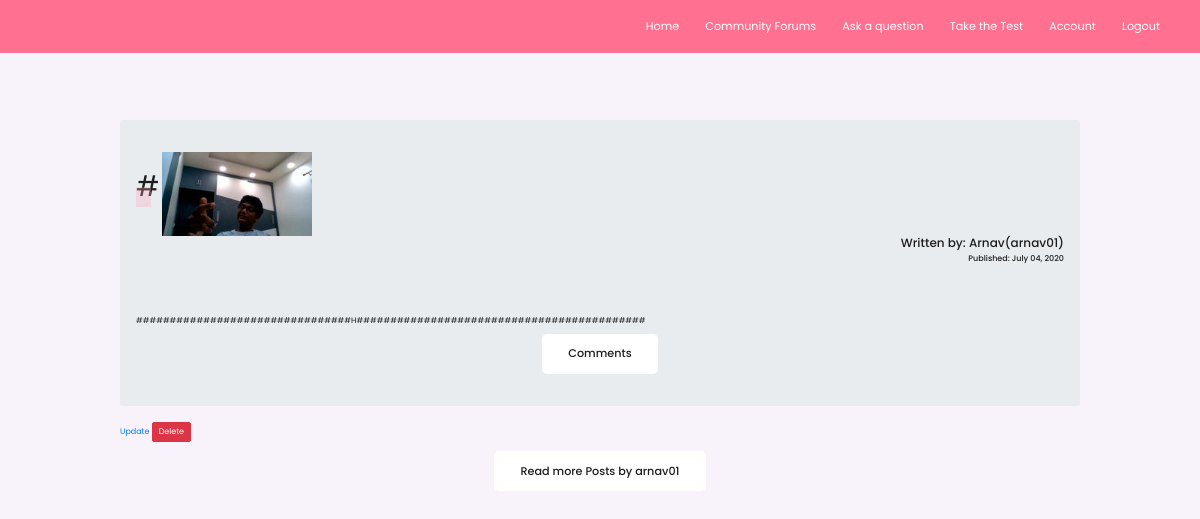
/12 (signed in), run on the app's committed database.
### blogs/models.py (models this page shows, shortened)
class User(db.Model,UserMixin):
    __tablename__ = 'users'
    id = db.Column(db.Integer,primary_key = True)
    fname = db.Column(db.String(64))
    profile_image = db.Column(db.String(64), nullable = False, default = 'Site_icon.png')
    email = db.Column(db.String(64),unique = True,index = True)
    username = db.Column(db.String(64),unique = True,index = True)
    password_hash = db.Column(db.String(128))
    reply = db.relationship('Reply' , backref = 'user_reply', lazy = 'dynamic')
    posts = db.relationship('BlogPost', backref = 'author' ,lazy = True)

class BlogPost(db.Model):
    __tablename__ = 'blogs'
    users = db.relationship(User)
    reply = db.relationship('Reply' , backref = 'blog_reply' , lazy = 'dynamic')
    blog_image = db.Column(db.String(64), nullable = False, default = 'None.png')
    id = db.Column(db.Integer,primary_key=True)
    user_id = db.Column(db.Integer,db.ForeignKey('users.id'),nullable=False)
    date = db.Column(db.DateTime,nullable = False,default=datetime.now)
    title = db.Column(db.String(140),nullable=False)
    text = db.Column(db.Text,nullable = False)

### blogs/users/views.py (the view)
@users.route("/<username>")
def user_posts(username):
    maxi = 0
    mylist = []
    page = request.args.get('page', 1, type=int)
    user = User.query.filter_by(username=username).first_or_404()
    blog_posts = BlogPost.query.filter_by(author=user).order_by(
        BlogPost.date.desc()).paginate(page=page, per_page=5)
    for page_num in blog_posts.iter_pages(left_edge=1, right_edge=1, left_current=1, right_current=2):
        mylist.append(page_num)
    maxi = max(mylist)
    return render_template('user_blog_post.htm', blog_posts=blog_posts, user=user, maxi=maxi)

### blogs/blogpost/views.py (called while the page is built)
@blogpost.route('/<int:blog_post_id>')
@login_required
def blog_post(blog_post_id):
    blog_post = BlogPost.query.get_or_404(blog_post_id)
    blog_image = url_for('static', filename= blog_post.blog_image)
    return render_template('blog_post.htm', title = blog_post.title,
                            date = blog_post.date, post = blog_post, text = blog_post.text, blog_image = blog_image)

### blogs/models.py (called while the page is built)
@login_manager.user_loader
def load_user(user_id):
    return User.query.get(user_id)

### blogs/templates/blog_post.htm (shortened to what this page needs)
{%extends "base.htm"%}
{%block content%}
  <div class="blog-container">
    <div class="container jumbotron">
      <h1 class='heading-1' align = 'center'>{{title}}</h1>
      <a href="{{url_for('static', filename= post.author.profile_image)}}"><img src="{{url_for('static', filename= post.author.profile_image)}}"  width = "150"></a>
      <h4 align ="right">Written by: {{post.author.fname}}({{post.author.username}})</h4>
      <h6 align = "right">Published: {{post.date.strftime('%B %d, %Y')}}</h6><br><br>
      <div align = "center">
        <a href="{{url_for('static', filename= post.blog_image)}}"><img src="{{url_for('static', filename= post.blog_image)}}" alt = "" align = "center"></a><br><br><br>
      </div>
      <p>{{post.text}}</p>
      <div align = "center">
          <a class = "btn btn-primary text-center" href="{{url_for('blogpost.make_reply', blog_post_id = post.id)}}">Comments</a>
      </div>
    </div>
    {%if post.author == current_user%}
    <div>
      <a href="{{url_for('blogpost.update', blog_post_id = post.id)}}">Update</a>
      <button type="button" class = "btn btn-danger" data-toggle = 'modal' data-target = "#del">Delete</button>
    {%endif%}
    </div>
    <div class="container" align = "center">
      <br><a href="{{url_for('users.user_posts' , username = post.author.username)}}" class="btn btn-primary">Read more Posts by {{post.author.username}}</a>
    </div>
  </div>
{%endblock%}

### blogs/static/styles.css (style rules this page uses)
html { font-size: 62.5% !important; box-sizing: border-box; scroll-behavior: smooth !important; }
@media only screen and (max-width: 75em) { html { font-size: 50% !important; } }
:root { --color-primary: #ff7091; --color-primary-light: #fe9fb5; --color-secondary: #ffae70; --color-secondary-light: #ffbb87; --color-black: #1d1d1d; --color-white: #fff; --color-grey-light: #f5f4f4; }
*, *::before, *::after { margin: 0; padding: 0; box-sizing: inherit; font-family: "Poppins", sans-serif; line-height: 1.2; text-decoration: none !important; }
body { background-color: var(--color-grey-light); color: var(--color-black); transition: all .3s ease-in-out; min-height: 100vh; overflow-x: hidden; }
.btn-primary { display: inline-block; text-decoration: none; font-size: 1.4rem; background-color: var(--color-white); border: 2px transparent solid; color: var(--color-black); padding: 1.2rem 3rem; border-radius: 5px; font-weight: 500; transform: translateY(0); transition: all .2s ease-in-out; }
.heading-1 { display: inline-block; position: relative; font-size: 3.5rem; font-weight: 400; }
.heading-1::after { position: absolute; content: ""; height: 20px; width: 65%; left: 0; bottom: -3px; background-color: var(--color-primary-light); opacity: .3; }
body { background-color: #f8f2fa; font-family: 'Pangolin', cursive; font-family: 'Ubuntu', sans-serif; }
.blog-container { width: 80%; margin: auto; padding-top: 15rem; }

### data on the page
User: profile_image (picture), author.fname "Arnav", author.username "arnav01"
BlogPost: date "July 04, 2020", text "################################H###########################################"

### other printed values
{{ title }} "#"
